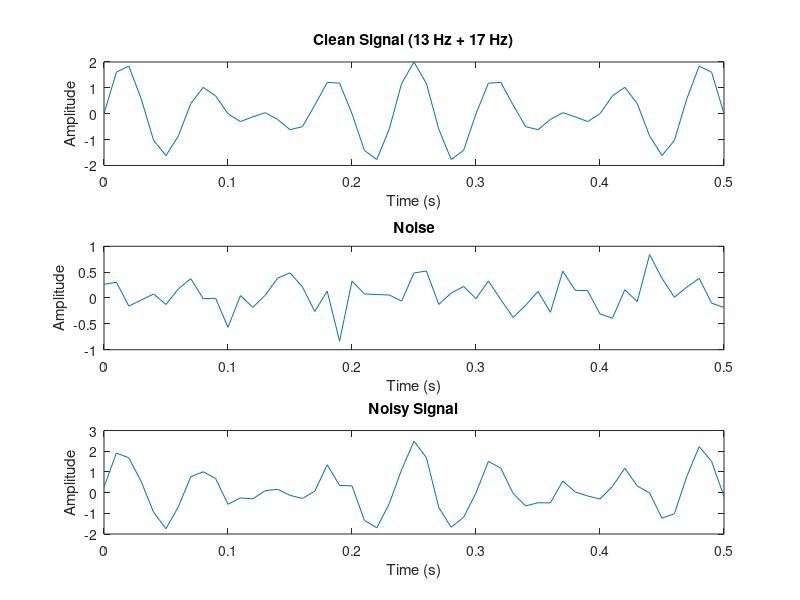

Write the MATLAB code that produced this figure.
clc; clear; close all;

Fs = 100;   % Sampling frequency (Hz)
fc1 = 13;   % Lower cutoff frequency (Hz)
fc2 = 17;   % Upper cutoff frequency (Hz)
SNR = 10;   % Signal-to-noise ratio (dB)

% Generate time vector
t = 0:1/Fs:0.5;  % 0.5 seconds duration

% Generate clean signal (sum of two sinusoids)
clean_signal = sin(2*pi*fc1*t) + sin(2*pi*fc2*t);

% Generate noise
noise_power = 10^(-SNR/10);
noise = sqrt(noise_power) * randn(size(t));

% Add noise to the clean signal
noisy_signal = clean_signal + noise;

% Scale the signal to fit within the range of a 16-bit integer
scaled_signal = int16(noisy_signal * (2^15 - 1));

% Convert the scaled signal to binary representation
binary_signal = dec2bin(typecast(scaled_signal, 'uint16'), 16);

% Save each 16-bit binary value on a separate line in the text file
fileID = fopen('binary_signal.mem', 'w'); % Save as .mem for Verilog compatibility
for i = 1:size(binary_signal, 1)
    fprintf(fileID, '%s\n', binary_signal(i, :));
end
fclose(fileID);



% Plot the results
figure;
subplot(3,1,1);
plot(t, clean_signal);
xlabel('Time (s)');
ylabel('Amplitude');
title('Clean Signal (13 Hz + 17 Hz)');

subplot(3,1,2);
plot(t, noise);
xlabel('Time (s)');
ylabel('Amplitude');
title('Noise');

subplot(3,1,3);
plot(t, noisy_signal);
xlabel('Time (s)');
ylabel('Amplitude');
title('Noisy Signal');

% Display message
disp('Binary signal saved as binary_signal.mem for Verilog testing.');
